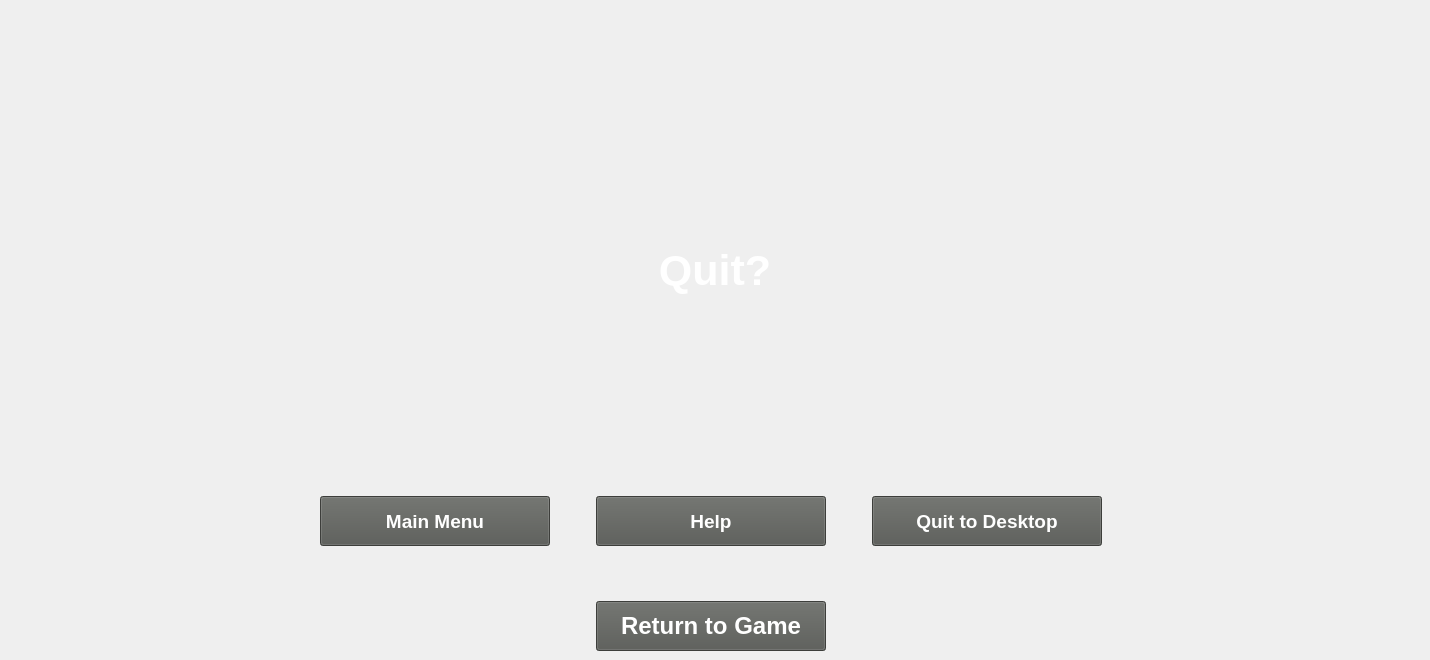
    <widget class="QWidget" name="page_6_quit">
     <widget class="QLabel" name="label_8">
      <property name="geometry">
       <rect>
        <x>620</x>
        <y>180</y>
        <width>190</width>
        <height>181</height>
       </rect>
      </property>
      <property name="font">
       <font>
        <pointsize>32</pointsize>
        <weight>75</weight>
        <bold>true</bold>
       </font>
      </property>
      <property name="styleSheet">
       <string notr="true">color: rgb(255, 255, 255);
</string>
      </property>
      <property name="text">
       <string>Quit?</string>
      </property>
      <property name="alignment">
       <set>Qt::AlignCenter</set>
      </property>
     </widget>
     <widget class="QWidget" name="layoutWidget">
      <property name="geometry">
       <rect>
        <x>0</x>
        <y>490</y>
        <width>1421</width>
        <height>161</height>
       </rect>
      </property>
      <layout class="QHBoxLayout" name="horizontalLayout_5">
       <item>
        <spacer name="horizontalSpacer_9">
         <property name="orientation">
          <enum>Qt::Horizontal</enum>
         </property>
         <property name="sizeHint" stdset="0">
          <size>
           <width>40</width>
           <height>20</height>
          </size>
         </property>
        </spacer>
       </item>
       <item>
        <layout class="QGridLayout" name="gridLayout_2">
         <item row="0" column="0">
          <widget class="QWidget" name="widget_2" native="true"/>
         </item>
         <item row="0" column="2">
          <widget class="QWidget" name="widget_3" native="true"/>
         </item>
         <item row="0" column="4">
          <widget class="QWidget" name="widget_5" native="true"/>
         </item>
         <item row="1" column="0">
          <widget class="QPushButton" name="mainmenuButton">
           <property name="minimumSize">
            <size>
             <width>230</width>
             <height>50</height>
            </size>
           </property>
           <property name="font">
            <font>
             <pointsize>14</pointsize>
             <weight>75</weight>
             <bold>true</bold>
            </font>
           </property>
           <property name="styleSheet">
            <string notr="true">color: rgb(255, 255, 255);
background-color: rgb(85, 87, 83);</string>
           </property>
           <property name="text">
            <string>Main Menu</string>
           </property>
          </widget>
         </item>
         <item row="1" column="1">
          <spacer name="horizontalSpacer_7">
           <property name="orientation">
            <enum>Qt::Horizontal</enum>
           </property>
           <property name="sizeHint" stdset="0">
            <size>
             <width>40</width>
             <height>20</height>
            </size>
           </property>
          </spacer>
         </item>
         <item row="1" column="2">
          <widget class="QPushButton" name="helpButton2">
           <property name="minimumSize">
            <size>
             <width>230</width>
             <height>50</height>
            </size>
           </property>
           <property name="font">
            <font>
             <pointsize>14</pointsize>
             <weight>75</weight>
             <bold>true</bold>
            </font>
           </property>
           <property name="styleSheet">
            <string notr="true">color: rgb(255, 255, 255);
background-color: rgb(85, 87, 83);</string>
           </property>
           <property name="text">
            <string>Help</string>
           </property>
          </widget>
         </item>
         <item row="1" column="3">
          <spacer name="horizontalSpacer_8">
           <property name="orientation">
            <enum>Qt::Horizontal</enum>
           </property>
           <property name="sizeHint" stdset="0">
            <size>
             <width>40</width>
             <height>20</height>
            </size>
           </property>
          </spacer>
         </item>
         <item row="1" column="4">
          <widget class="QPushButton" name="quitdesktopButton">
           <property name="minimumSize">
            <size>
             <width>230</width>
             <height>50</height>
            </size>
           </property>
           <property name="font">
            <font>
             <pointsize>14</pointsize>
             <weight>75</weight>
             <bold>true</bold>
            </font>
           </property>
           <property name="styleSheet">
            <string notr="true">color: rgb(255, 255, 255);
background-color: rgb(85, 87, 83);</string>
           </property>
           <property name="text">
            <string>Quit to Desktop</string>
           </property>
          </widget>
         </item>
         <item row="2" column="0">
          <widget class="QWidget" name="widget" native="true"/>
         </item>
         <item row="2" column="2">
          <spacer name="verticalSpacer_13">
           <property name="orientation">
            <enum>Qt::Vertical</enum>
           </property>
           <property name="sizeHint" stdset="0">
            <size>
             <width>20</width>
             <height>40</height>
            </size>
           </property>
          </spacer>
         </item>
         <item row="2" column="4">
          <widget class="QWidget" name="widget_4" native="true"/>
         </item>
         <item row="3" column="2">
          <widget class="QPushButton" name="returnButton">
           <property name="minimumSize">
            <size>
             <width>230</width>
             <height>50</height>
            </size>
           </property>
           <property name="font">
            <font>
             <pointsize>18</pointsize>
             <weight>75</weight>
             <bold>true</bold>
            </font>
           </property>
           <property name="styleSheet">
            <string notr="true">color: rgb(255, 255, 255);
background-color: rgb(85, 87, 83);</string>
           </property>
           <property name="text">
            <string>Return to Game</string>
           </property>
          </widget>
         </item>
        </layout>
       </item>
       <item>
        <spacer name="horizontalSpacer_10">
         <property name="orientation">
          <enum>Qt::Horizontal</enum>
         </property>
         <property name="sizeHint" stdset="0">
          <size>
           <width>40</width>
           <height>20</height>
          </size>
         </property>
        </spacer>
       </item>
      </layout>
     </widget>
    </widget>
